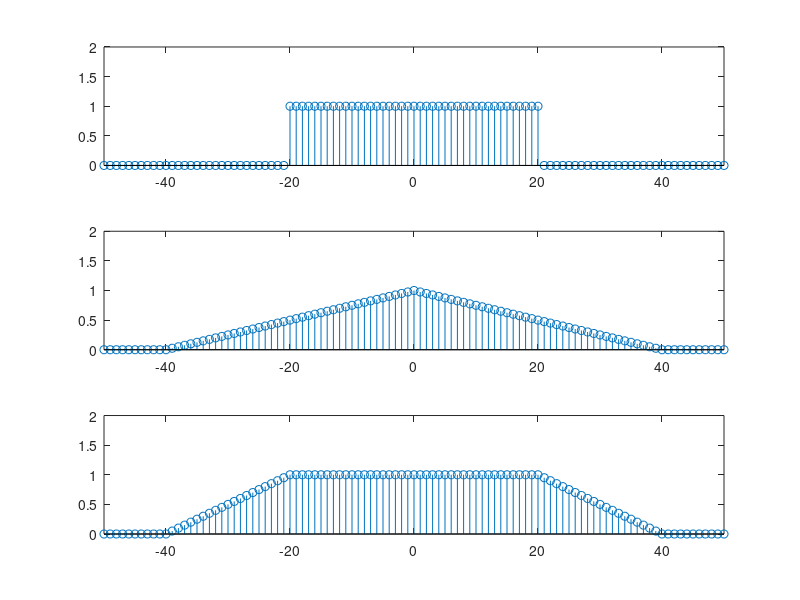
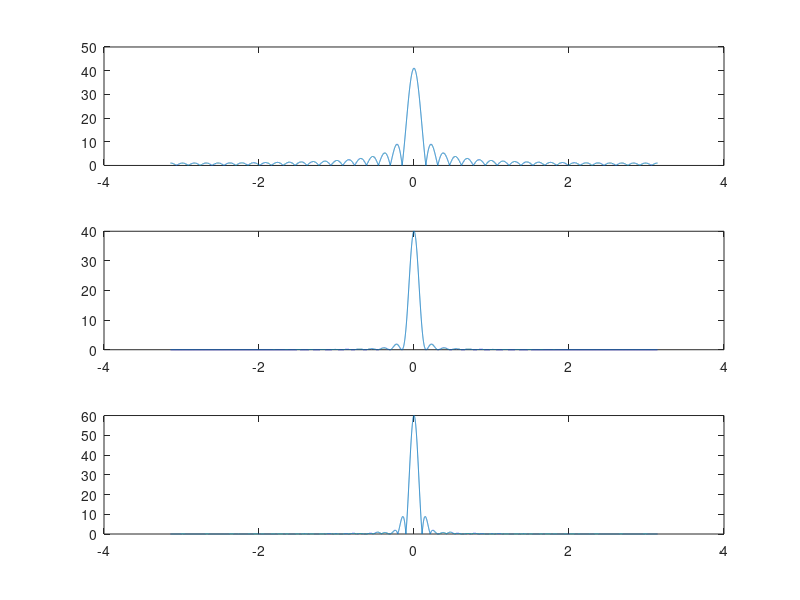

Write the MATLAB code that produced these figures, in order.
n = -10000:1:10000;
T = 4;

x1 = linspace(0,0,20001);
x2 = linspace(0,0,20001);
x3 = linspace(0,0,20001);

for n1=-10000:1:10000
    if(abs(n1*T)<=80)
        x1(n1+10001)=1;
        x3(n1+10001)=1;
    end
    
    if(abs(n1*T)<=160)
        x2(n1+10001)=1-(abs(T*n1)/160);
    end
    
    if(abs(n1*T)>80 && abs(n1*T)<=160)
        x3(n1+10001)=2-abs(T*n1)/80;
    end
    
end

subplot(3,1,1);
stem(n,x1);
axis([-50 50 0 2]);
subplot(3,1,2);
stem(n,x2);
axis([-50 50 0 2]);
subplot(3,1,3);
stem(n,x3);
axis([-50 50 0 2]);

figure

w = linspace(-pi,pi,20001);

X1=fft(x1,20001);
subplot(3,1,1)
plot(w,abs(fftshift(X1)));

X2=fft(x2,20001);
subplot(3,1,2)
plot(w,abs(fftshift(X2)));

X3=fft(x3,20001);
subplot(3,1,3)
plot(w,abs(fftshift(X3)));
